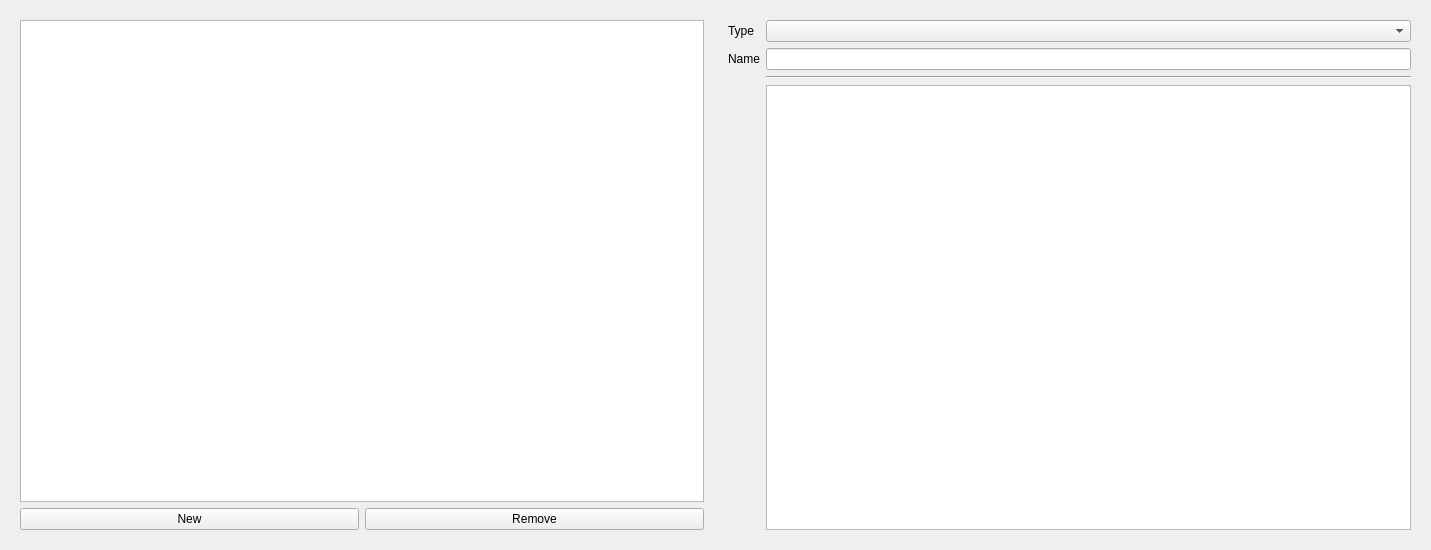
<?xml version="1.0" encoding="UTF-8"?>
<ui version="4.0">
 <class>Form</class>
 <widget class="QWidget" name="Form">
  <property name="geometry">
   <rect>
    <x>0</x>
    <y>0</y>
    <width>1431</width>
    <height>550</height>
   </rect>
  </property>
  <property name="windowTitle">
   <string>Form</string>
  </property>
  <layout class="QHBoxLayout" name="horizontalLayout_3">
   <item>
    <widget class="QWidget" name="widget" native="true">
     <property name="sizePolicy">
      <sizepolicy hsizetype="Expanding" vsizetype="Preferred">
       <horstretch>0</horstretch>
       <verstretch>0</verstretch>
      </sizepolicy>
     </property>
     <layout class="QGridLayout" name="gridLayout_4">
      <item row="0" column="0">
       <widget class="QListWidget" name="annotationList">
        <property name="sizePolicy">
         <sizepolicy hsizetype="Preferred" vsizetype="Expanding">
          <horstretch>0</horstretch>
          <verstretch>0</verstretch>
         </sizepolicy>
        </property>
        <property name="maximumSize">
         <size>
          <width>16777215</width>
          <height>16777215</height>
         </size>
        </property>
       </widget>
      </item>
      <item row="1" column="0">
       <layout class="QGridLayout" name="gridLayout">
        <item row="0" column="0">
         <widget class="QPushButton" name="btnAdd">
          <property name="text">
           <string>New</string>
          </property>
         </widget>
        </item>
        <item row="0" column="1">
         <widget class="QPushButton" name="btnRemove">
          <property name="text">
           <string>Remove</string>
          </property>
         </widget>
        </item>
       </layout>
      </item>
     </layout>
    </widget>
   </item>
   <item>
    <widget class="QWidget" name="widgetEdit" native="true">
     <property name="sizePolicy">
      <sizepolicy hsizetype="Expanding" vsizetype="Expanding">
       <horstretch>0</horstretch>
       <verstretch>0</verstretch>
      </sizepolicy>
     </property>
     <layout class="QGridLayout" name="gridLayout_3">
      <item row="0" column="0">
       <widget class="QLabel" name="label_2">
        <property name="text">
         <string>Type</string>
        </property>
       </widget>
      </item>
      <item row="1" column="1">
       <widget class="QLineEdit" name="lineEdit_Title"/>
      </item>
      <item row="2" column="1">
       <widget class="Line" name="line">
        <property name="orientation">
         <enum>Qt::Horizontal</enum>
        </property>
       </widget>
      </item>
      <item row="3" column="1">
       <widget class="QStackedWidget" name="stackedWidget">
        <property name="currentIndex">
         <number>0</number>
        </property>
        <widget class="QWidget" name="pageText">
         <layout class="QHBoxLayout" name="horizontalLayout">
          <property name="spacing">
           <number>0</number>
          </property>
          <property name="leftMargin">
           <number>0</number>
          </property>
          <property name="topMargin">
           <number>0</number>
          </property>
          <property name="rightMargin">
           <number>0</number>
          </property>
          <property name="bottomMargin">
           <number>0</number>
          </property>
          <item>
           <widget class="QPlainTextEdit" name="plainTextEdit"/>
          </item>
         </layout>
        </widget>
        <widget class="QWidget" name="pageURL">
         <layout class="QGridLayout" name="gridLayout_2">
          <item row="1" column="0">
           <widget class="QLabel" name="label_3">
            <property name="text">
             <string>URL</string>
            </property>
           </widget>
          </item>
          <item row="2" column="1">
           <spacer name="verticalSpacer">
            <property name="orientation">
             <enum>Qt::Vertical</enum>
            </property>
            <property name="sizeHint" stdset="0">
             <size>
              <width>20</width>
              <height>40</height>
             </size>
            </property>
           </spacer>
          </item>
          <item row="1" column="1">
           <widget class="QLineEdit" name="lineEdit_URL"/>
          </item>
         </layout>
        </widget>
        <widget class="QWidget" name="pageFile">
         <widget class="QLabel" name="label_4">
          <property name="geometry">
           <rect>
            <x>0</x>
            <y>10</y>
            <width>47</width>
            <height>13</height>
           </rect>
          </property>
          <property name="text">
           <string>TextLabel</string>
          </property>
         </widget>
        </widget>
       </widget>
      </item>
      <item row="0" column="1">
       <widget class="QComboBox" name="comboBox_Type"/>
      </item>
      <item row="1" column="0">
       <widget class="QLabel" name="label">
        <property name="text">
         <string>Name</string>
        </property>
       </widget>
      </item>
     </layout>
    </widget>
   </item>
  </layout>
 </widget>
 <resources/>
 <connections/>
</ui>
